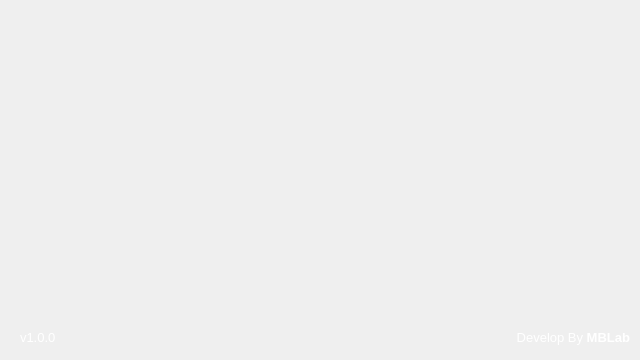
<?xml version="1.0" encoding="UTF-8"?>
<ui version="4.0">
 <class>Splash</class>
 <widget class="QWidget" name="Splash">
  <property name="geometry">
   <rect>
    <x>0</x>
    <y>0</y>
    <width>640</width>
    <height>360</height>
   </rect>
  </property>
  <property name="minimumSize">
   <size>
    <width>640</width>
    <height>360</height>
   </size>
  </property>
  <property name="maximumSize">
   <size>
    <width>640</width>
    <height>360</height>
   </size>
  </property>
  <property name="windowTitle">
   <string>Form</string>
  </property>
  <layout class="QVBoxLayout" name="splash_layout">
   <property name="spacing">
    <number>0</number>
   </property>
   <property name="leftMargin">
    <number>0</number>
   </property>
   <property name="topMargin">
    <number>0</number>
   </property>
   <property name="rightMargin">
    <number>0</number>
   </property>
   <property name="bottomMargin">
    <number>0</number>
   </property>
   <item>
    <widget class="QWidget" name="splash_widget" native="true">
     <widget class="QLabel" name="splash_image">
      <property name="geometry">
       <rect>
        <x>0</x>
        <y>0</y>
        <width>640</width>
        <height>360</height>
       </rect>
      </property>
      <property name="text">
       <string/>
      </property>
      <property name="pixmap">
       <pixmap resource="resource.qrc">:/images/splash.png</pixmap>
      </property>
     </widget>
     <widget class="QLabel" name="vendor">
      <property name="geometry">
       <rect>
        <x>320</x>
        <y>330</y>
        <width>310</width>
        <height>16</height>
       </rect>
      </property>
      <property name="sizePolicy">
       <sizepolicy hsizetype="Preferred" vsizetype="Fixed">
        <horstretch>0</horstretch>
        <verstretch>0</verstretch>
       </sizepolicy>
      </property>
      <property name="styleSheet">
       <string notr="true">color:white;</string>
      </property>
      <property name="text">
       <string>&lt;html&gt;&lt;head/&gt;&lt;body&gt;&lt;p&gt;&lt;span style=&quot; font-size:10pt;&quot;&gt;Develop By &lt;/span&gt;&lt;span style=&quot; font-size:10pt; font-weight:600;&quot;&gt;MBLab&lt;/span&gt;&lt;/p&gt;&lt;/body&gt;&lt;/html&gt;</string>
      </property>
      <property name="alignment">
       <set>Qt::AlignRight|Qt::AlignTrailing|Qt::AlignVCenter</set>
      </property>
     </widget>
     <widget class="QLabel" name="version">
      <property name="geometry">
       <rect>
        <x>20</x>
        <y>330</y>
        <width>100</width>
        <height>16</height>
       </rect>
      </property>
      <property name="sizePolicy">
       <sizepolicy hsizetype="Preferred" vsizetype="Fixed">
        <horstretch>0</horstretch>
        <verstretch>0</verstretch>
       </sizepolicy>
      </property>
      <property name="styleSheet">
       <string notr="true">color:white;</string>
      </property>
      <property name="text">
       <string>&lt;html&gt;&lt;head/&gt;&lt;body&gt;&lt;p&gt;&lt;span style=&quot; font-size:10pt;&quot;&gt;v1.0.0&lt;/span&gt;&lt;/p&gt;&lt;/body&gt;&lt;/html&gt;</string>
      </property>
      <property name="alignment">
       <set>Qt::AlignLeading|Qt::AlignLeft|Qt::AlignVCenter</set>
      </property>
     </widget>
     <zorder>splash_image</zorder>
     <zorder>version</zorder>
     <zorder>vendor</zorder>
    </widget>
   </item>
  </layout>
 </widget>
 <resources>
  <include location="resource.qrc"/>
 </resources>
 <connections/>
</ui>
